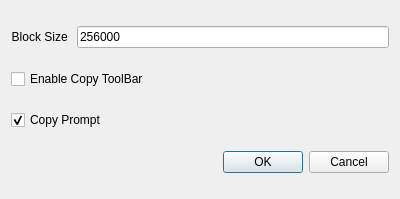
<?xml version="1.0" encoding="UTF-8"?>
<ui version="4.0">
 <class>DialogOption</class>
 <widget class="QDialog" name="DialogOption">
  <property name="geometry">
   <rect>
    <x>0</x>
    <y>0</y>
    <width>400</width>
    <height>199</height>
   </rect>
  </property>
  <property name="windowTitle">
   <string>Options</string>
  </property>
  <layout class="QGridLayout" name="gridLayout">
   <item row="0" column="0">
    <widget class="QLabel" name="label">
     <property name="text">
      <string>Block Size </string>
     </property>
     <property name="alignment">
      <set>Qt::AlignRight|Qt::AlignTrailing|Qt::AlignVCenter</set>
     </property>
    </widget>
   </item>
   <item row="0" column="1">
    <widget class="QLineEdit" name="lineEditTapeBlock">
     <property name="text">
      <string>256000</string>
     </property>
    </widget>
   </item>
   <item row="1" column="0" colspan="2">
    <widget class="QCheckBox" name="checkBoxCopyBar">
     <property name="text">
      <string>Enable Copy ToolBar</string>
     </property>
    </widget>
   </item>
   <item row="2" column="0" colspan="2">
    <widget class="QCheckBox" name="checkBoxCopyPrompt">
     <property name="text">
      <string>Copy Prompt</string>
     </property>
     <property name="checked">
      <bool>true</bool>
     </property>
    </widget>
   </item>
   <item row="3" column="0" colspan="2">
    <widget class="QDialogButtonBox" name="buttonBox">
     <property name="orientation">
      <enum>Qt::Horizontal</enum>
     </property>
     <property name="standardButtons">
      <set>QDialogButtonBox::Cancel|QDialogButtonBox::Ok</set>
     </property>
    </widget>
   </item>
  </layout>
  <zorder>checkBoxCopyBar</zorder>
  <zorder>buttonBox</zorder>
  <zorder>lineEditTapeBlock</zorder>
  <zorder>label</zorder>
  <zorder>checkBoxCopyPrompt</zorder>
 </widget>
 <resources/>
 <connections>
  <connection>
   <sender>buttonBox</sender>
   <signal>accepted()</signal>
   <receiver>DialogOption</receiver>
   <slot>accept()</slot>
   <hints>
    <hint type="sourcelabel">
     <x>248</x>
     <y>254</y>
    </hint>
    <hint type="destinationlabel">
     <x>157</x>
     <y>274</y>
    </hint>
   </hints>
  </connection>
  <connection>
   <sender>buttonBox</sender>
   <signal>rejected()</signal>
   <receiver>DialogOption</receiver>
   <slot>reject()</slot>
   <hints>
    <hint type="sourcelabel">
     <x>316</x>
     <y>260</y>
    </hint>
    <hint type="destinationlabel">
     <x>286</x>
     <y>274</y>
    </hint>
   </hints>
  </connection>
 </connections>
</ui>
